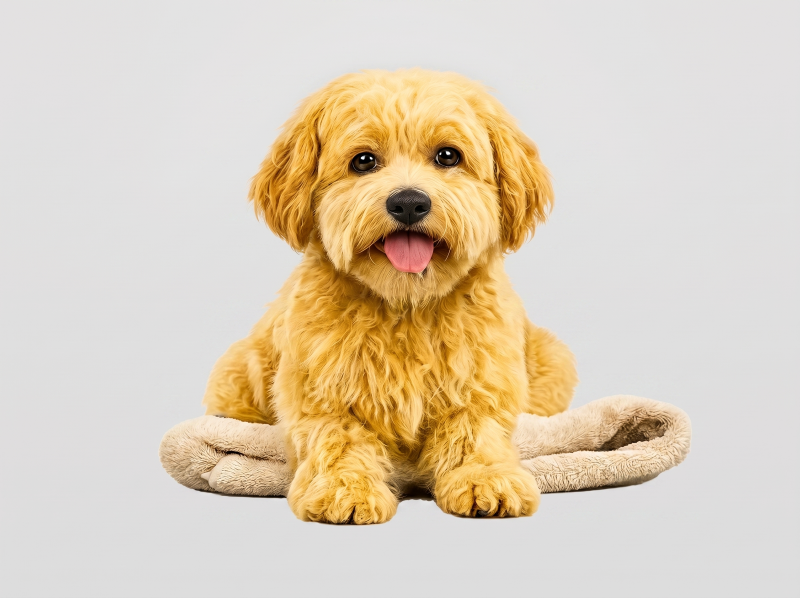
#> input picture grooming services.jpeg, 2400 x 1792 px, found by its file name (shown at 1/3 size)
$ python crop_grooming_pets.py
#> lines starting #> are read from the running program, lines starting #| are printed output that depends on the picture
from PIL import Image
import os

path = r"c:\Users\SRUTHI\Desktop\petland oman\grooming services.jpeg"
img = Image.open(path)
#> img is the input picture: PIL image 2400x1792 RGB; mean R, G, B 221.5, 207.5, 186.1
w, h = img.size
#> w = 2400; h = 1792

# Let's crop the three pet images from the flyer.
# Based on flyer layout (width=2400, height=1792):
# 1. White dog (top right)
# 2. Orange cat (middle left)
# 3. Dark dog (bottom right)

# Let's save a few different crop coordinates to verify or use.
os.makedirs("extracted_images", exist_ok=True)

# White dog in top right:
# Let's crop from x: 1350 to 2250 (width 900) and y: 300 to 1100 (height 800)
white_dog = img.crop((1350, 300, 2250, 1100))
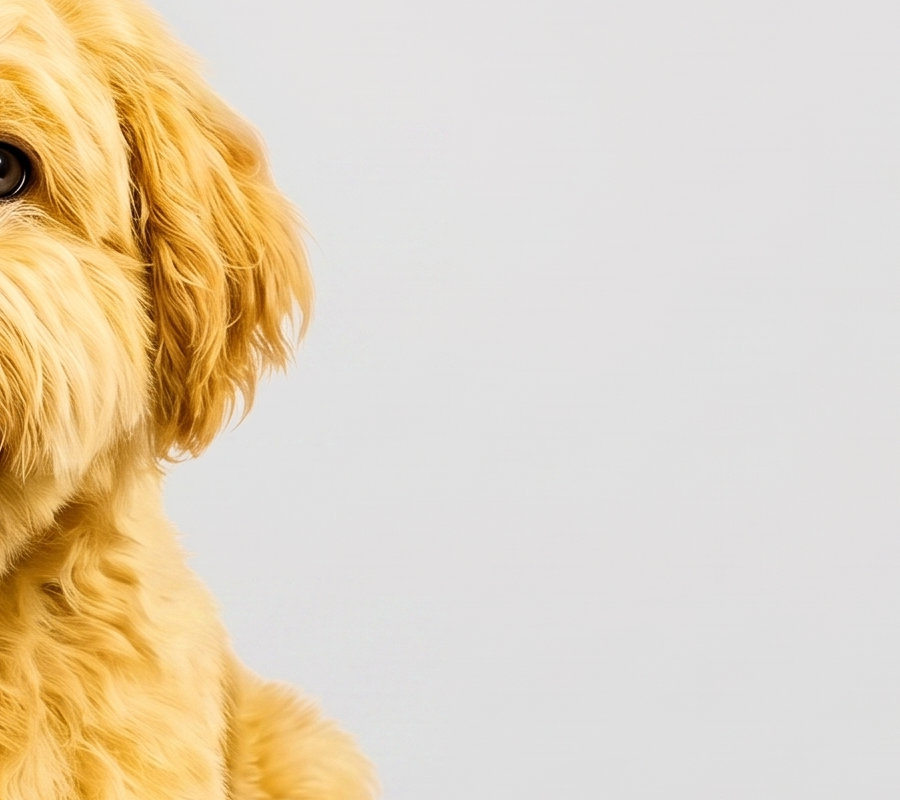
#> white_dog: PIL image 900x800 RGB; mean R, G, B 225.9, 211.8, 189.3
white_dog.save("extracted_images/grooming_shower_dog.png")

# Orange cat in middle left:
# Let's crop from x: 150 to 1100 (width 950) and y: 650 to 1550 (height 900)
orange_cat = img.crop((150, 650, 1100, 1550))
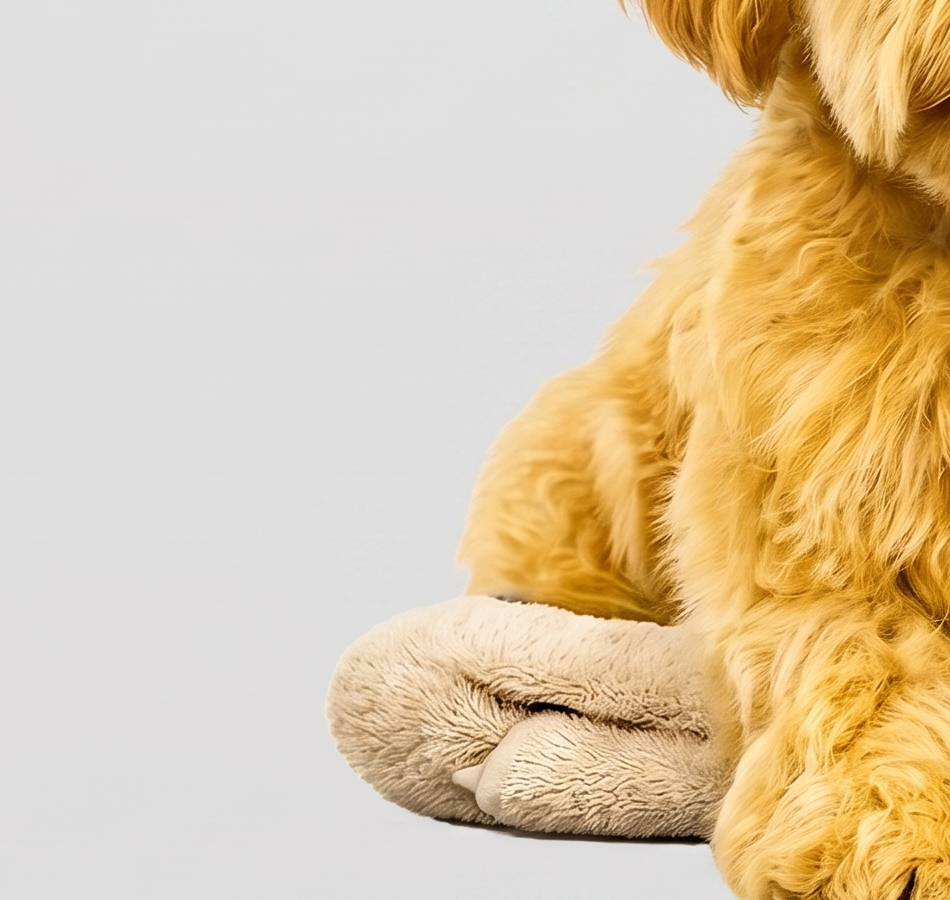
#> orange_cat: PIL image 950x900 RGB; mean R, G, B 221.1, 201, 169.2
orange_cat.save("extracted_images/grooming_haircut_cat.png")

# Dark dog in bottom right:
# Let's crop from x: 1350 to 2250 (width 900) and y: 950 to 1750 (height 800)
dark_dog = img.crop((1350, 950, 2250, 1750))
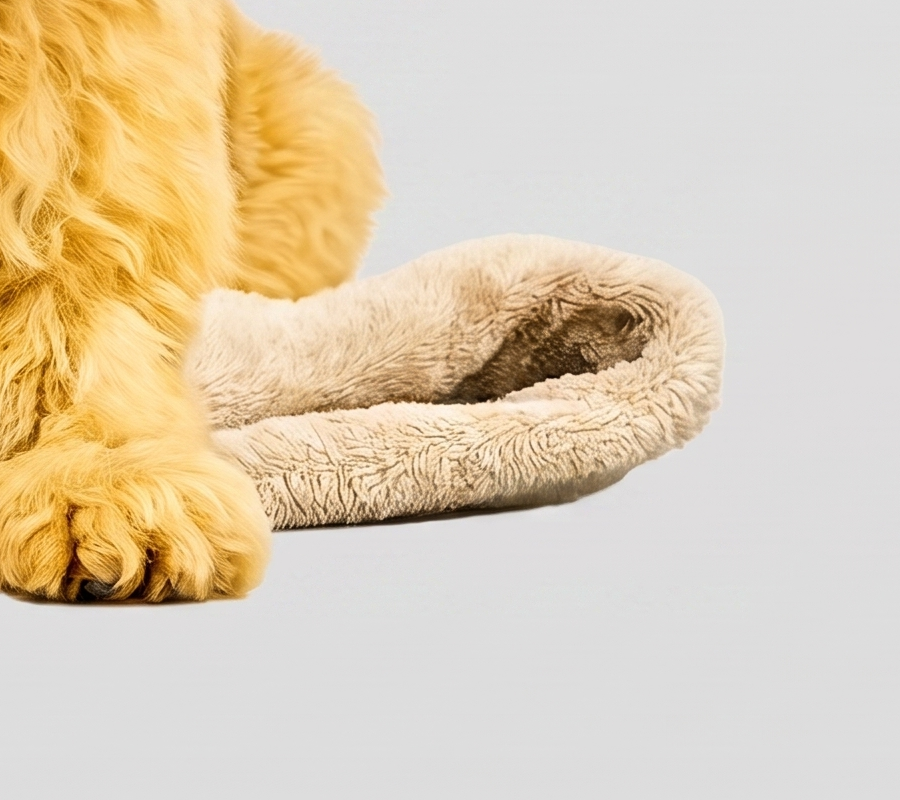
#> dark_dog: PIL image 900x800 RGB; mean R, G, B 223.2, 206.8, 180.5
dark_dog.save("extracted_images/grooming_deshedding_dog.png")

print("Crops created successfully!")
